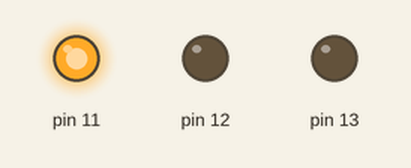
A sketch run on a simulated Arduino Uno, built with avr-gcc and run on an emulated ATmega328P. On the bench: output pins drawn as LEDs (lit = HIGH).

Above: at 2.5 s.
At 7.5 s:
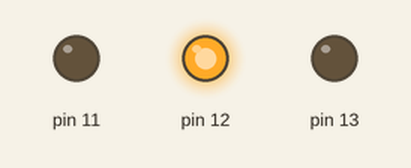
At 12.5 s:
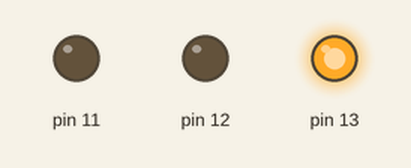
Timing chart, 0 to 19.5 s (numbered marks = the images above):
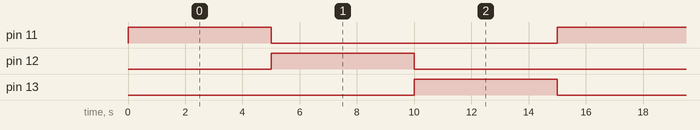

The sketch:

3_DiscoLed.ino
```cpp
int RED = 13;
int GREEN = 12;
int YELLOW = 11;
void setup()
{
    for (size_t i = 11; i <= 13; i++)
    {
        pinMode(i, OUTPUT);
        digitalWrite(i, LOW);
    }

}

void loop()
{
    for (int i = 11; i <= 13; i++)
    {
        digitalWrite(i, HIGH);
        delay(5000);
        digitalWrite(i, LOW);

    }

}
```

Measured:
- by itself, pin 11–13: alternates HIGH for 5.0 s and LOW for 10.0 s
- by itself, everything shown: repeats every 15.0 s, in 4 steps
